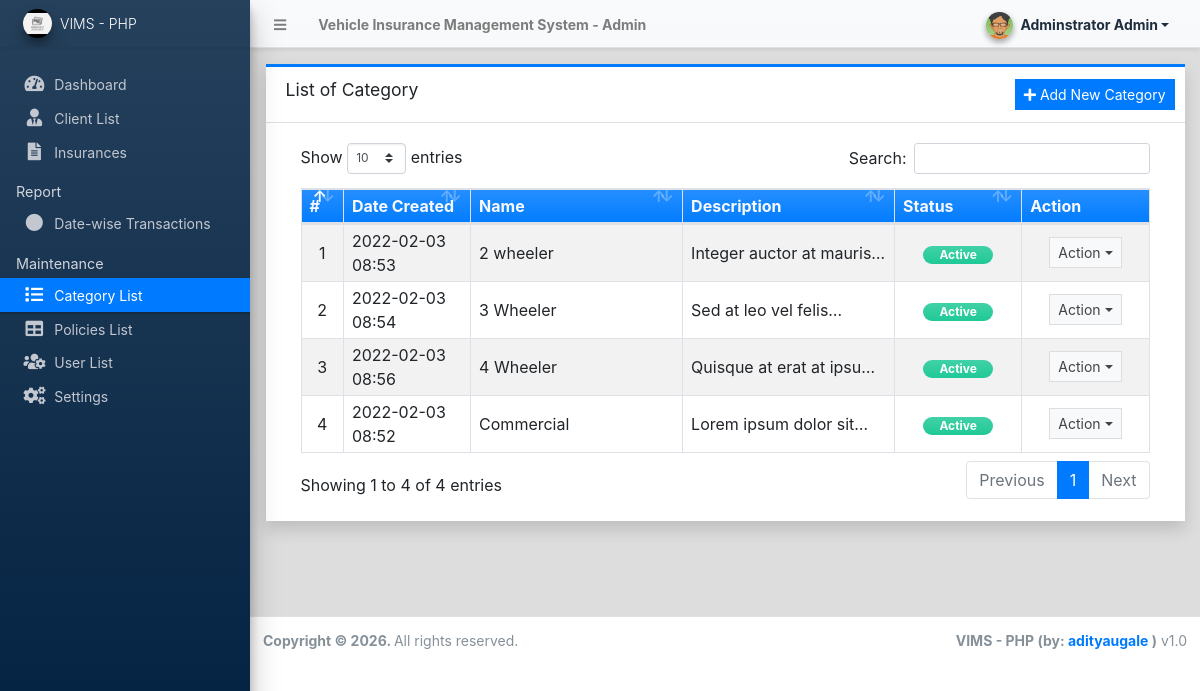
The page /admin/?page=categories (signed in) on the database as committed earlier.
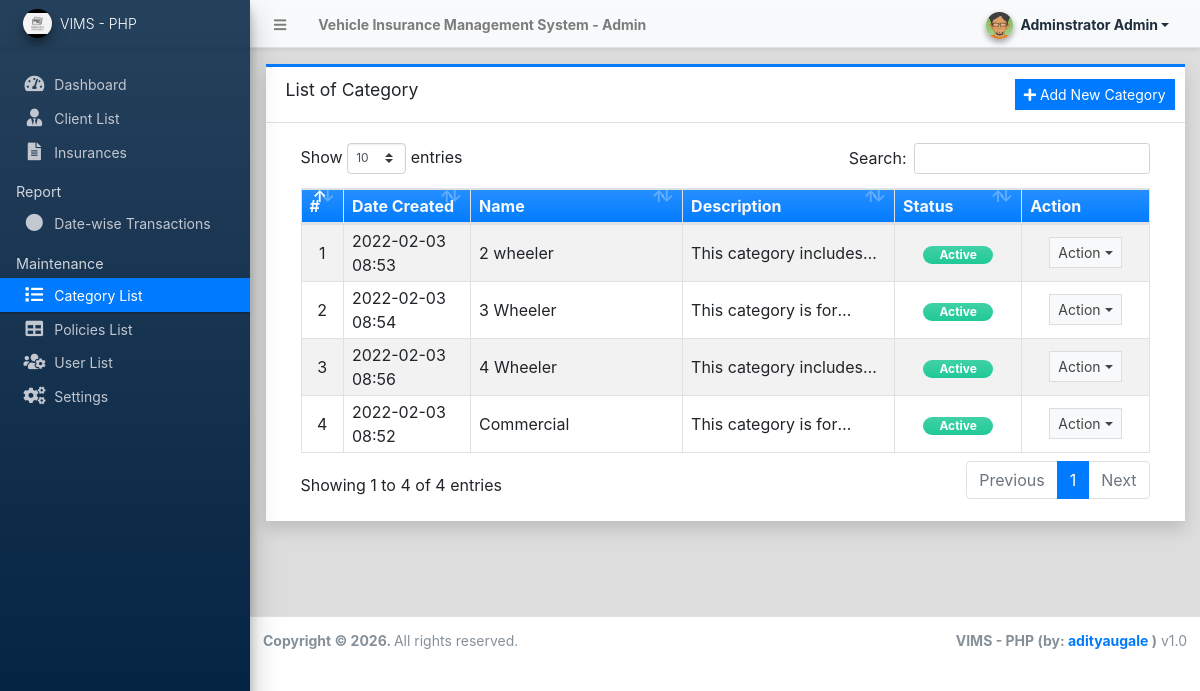
The same page on the database as committed later.
### tables this page shows
CREATE TABLE `category_list` (
  `id` int(30) NOT NULL,
  `name` text NOT NULL,
  `description` text NOT NULL,
  `status` tinyint(1) NOT NULL DEFAULT 1,
  `delete_flag` tinyint(1) NOT NULL DEFAULT 0,
  `date_created` datetime NOT NULL DEFAULT current_timestamp(),
  `date_updated` datetime DEFAULT NULL ON UPDATE current_timestamp()
);

### config.php (called while the page is built, shortened)
<?php
require_once('classes/DBConnection.php');
require_once('classes/SystemSettings.php');
function validate_image($file){
	if(!empty($file)){
        $ex = explode('?',$file);
        $file = $ex[0];
        $param =  isset($ex[1]) ? '?'.$ex[1]  : '';
		if(is_file(base_app.$file)){
			return base_url.$file.$param;
		}else{
			return base_url.'dist/img/no-image-available.png';
		}
	}else{
		return base_url.'dist/img/no-image-available.png';
	}
}
function isMobileDevice(){
    $aMobileUA = array(
        '/iphone/i' => 'iPhone',
        '/ipod/i' => 'iPod',
        '/ipad/i' => 'iPad',
        '/android/i' => 'Android',
        '/blackberry/i' => 'BlackBerry',
        '/webos/i' => 'Mobile'
    );
    return false;
}
?>

### classes/DBConnection.php (called while the page is built, shortened)
<?php
class DBConnection{
    private $host = ('localhost:3307');
    private $username = ('root');
    private $password = ('');
    private $database = ('vims_db');
    public $conn;
    public function __construct(){
        if (!isset($this->conn)) {
            $this->conn = new mysqli($this->host, $this->username, $this->password, $this->database);
        }
    }
}
?>

### classes/SystemSettings.php (called while the page is built, shortened)
<?php
class SystemSettings extends DBConnection{
	function userdata($field = ''){
		if(!empty($field)){
			if(isset($_SESSION['userdata'][$field]))
				return $_SESSION['userdata'][$field];
			else
				return null;
		}else{
			return false;
		}
	}
	function info($field=''){
		if(!empty($field)){
			if(isset($_SESSION['system_info'][$field]))
				return $_SESSION['system_info'][$field];
			else
				return false;
		}else{
			return false;
		}
	}
}
$_settings = new SystemSettings();
?>

### admin/categories/index.php (the view, shortened to what this page needs)
<div class="card card-outline card-primary rounded-0 shadow">
	<div class="card-header">
		<h3 class="card-title">List of Category</h3>
		<?php if($_settings->userdata('type') == 1): ?>
		<div class="card-tools">
			<a href="javascript:void(0)" id="create_new" class="btn btn-flat btn-sm btn-primary"><span class="fas fa-plus"></span>  Add New Category</a>
		</div>
		<?php endif; ?>
	</div>
	<div class="card-body">
		<div class="container-fluid">
        <div class="container-fluid">
			<table class="table table-bordered table-hover table-striped">
				<colgroup>
					<col width="5%">
					<col width="15%">
					<col width="25%">
					<col width="25%">
					<col width="15%">
					<col width="15%">
				</colgroup>
				<thead>
					<tr class="bg-gradient-primary text-light">
						<th>#</th>
						<th>Date Created</th>
						<th>Name</th>
						<th>Description</th>
						<th>Status</th>
						<th>Action</th>
					</tr>
				</thead>
				<tbody>
					<?php
						$i = 1;
						$qry = $conn->query("SELECT * from `category_list` where delete_flag = 0 order by `name` asc ");
						while($row = $qry->fetch_assoc()):
					?>
						<tr>
							<td class="text-center"><?php echo $i++; ?></td>
							<td class=""><?php echo date("Y-m-d H:i",strtotime($row['date_created'])) ?></td>
							<td class=""><p class="m-0 truncate-1"><?php echo $row['name'] ?></p></td>
							<td class=""><p class="m-0 truncate-1"><?php echo $row['description'] ?></p></td>
							<td class="text-center">
								<?php
									switch ($row['status']){
										case 1:
											echo '<span class="rounded-pill badge badge-success bg-gradient-teal px-3">Active</span>';
											break;
									}
								?>
							</td>
							<td align="center">
								 <button type="button" class="btn btn-flat btn-default btn-sm dropdown-toggle dropdown-icon" data-toggle="dropdown">
				                  		Action
				                  </button>
							</td>
						</tr>
					<?php endwhile; ?>
				</tbody>
			</table>
		</div>
		</div>
	</div>
</div>

### admin/index.php (shortened to what this page needs)
<?php require_once('../config.php'); ?>
 <!DOCTYPE html>
<html lang="en" class="" style="height: auto;">
<?php require_once('inc/header.php') ?>
  <body class="layout-fixed control-sidebar-slide-open layout-navbar-fixed" data-new-gr-c-s-check-loaded="14.991.0" data-gr-ext-installed="" style="height: auto;">
    <div class="wrapper">
     <?php require_once('inc/topBarNav.php') ?>
     <?php require_once('inc/navigation.php') ?>
     <?php $page = isset($_GET['page']) ? $_GET['page'] : 'home';  ?>
      <div class="content-wrapper pt-3" style="min-height: 567.854px;">
        <section class="content ">
          <div class="container-fluid">
            <?php
              if(!file_exists($page.".php") && !is_dir($page)){
                  include '404.html';
              }else{
                if(is_dir($page))
                  include $page.'/index.php';
                else
                  include $page.'.php';
              }
            ?>
          </div>
        </section>
      </div>
      <?php require_once('inc/footer.php') ?>
  </body>
</html>

### admin/inc/header.php (shortened to what this page needs)
<head>
    <link rel="stylesheet" href="<?php echo base_url ?>plugins/fontawesome-free/css/all.min.css">
    <link rel="stylesheet" href="<?php echo base_url ?>plugins/tempusdominus-bootstrap-4/css/tempusdominus-bootstrap-4.min.css">
  <link rel="stylesheet" href="<?php echo base_url ?>plugins/datatables-bs4/css/dataTables.bootstrap4.min.css">
  <link rel="stylesheet" href="<?php echo base_url ?>plugins/datatables-responsive/css/responsive.bootstrap4.min.css">
  <link rel="stylesheet" href="<?php echo base_url ?>plugins/datatables-buttons/css/buttons.bootstrap4.min.css">
  <link rel="stylesheet" href="<?php echo base_url ?>plugins/select2/css/select2.min.css">
  <link rel="stylesheet" href="<?php echo base_url ?>plugins/select2-bootstrap4-theme/select2-bootstrap4.min.css">
    <link rel="stylesheet" href="<?php echo base_url ?>plugins/icheck-bootstrap/icheck-bootstrap.min.css">
    <link rel="stylesheet" href="<?php echo base_url ?>plugins/jqvmap/jqvmap.min.css">
    <link rel="stylesheet" href="<?php echo base_url ?>plugins/fullcalendar/main.css">
    <link rel="stylesheet" href="<?php echo base_url ?>dist/css/adminlte.css">
    <link rel="stylesheet" href="<?php echo base_url ?>dist/css/custom.css">
    <link rel="stylesheet" href="<?php echo base_url ?>plugins/overlayScrollbars/css/OverlayScrollbars.min.css">
    <link rel="stylesheet" href="<?php echo base_url ?>plugins/daterangepicker/daterangepicker.css">
    <link rel="stylesheet" href="<?php echo base_url ?>plugins/summernote/summernote-bs4.min.css">
  <link rel="stylesheet" href="<?php echo base_url ?>plugins/sweetalert2-theme-bootstrap-4/bootstrap-4.min.css">
  </head>

### admin/inc/topBarNav.php (shortened to what this page needs)
<nav class="main-header navbar navbar-expand navbar-light border-top-0  border-left-0 border-right-0 text-sm shadow-sm bg-gradient-light">
  <ul class="navbar-nav">
    <li class="nav-item">
    <a class="nav-link" data-widget="pushmenu" href="#" role="button"><i class="fas fa-bars"></i></a>
    </li>
    <li class="nav-item d-none d-sm-inline-block">
      <a href="<?php echo base_url ?>" class="nav-link"><b><?php echo (!isMobileDevice()) ? $_settings->info('name'):$_settings->info('short_name'); ?> - Admin</b></a>
    </li>
  </ul>
  <ul class="navbar-nav ml-auto">
    <li class="nav-item">
      <div class="btn-group nav-link">
            <button type="button" class="btn btn-rounded badge badge-light dropdown-toggle dropdown-icon" data-toggle="dropdown">
              <span><img src="<?php echo validate_image($_settings->userdata('avatar')) ?>" class="img-circle elevation-2 user-img" alt="User Image"></span>
              <span class="ml-3"><?php echo ucwords($_settings->userdata('firstname').' '.$_settings->userdata('lastname')) ?></span>
            </button>
        </div>
    </li>
  </ul>
</nav>

### admin/inc/navigation.php (shortened to what this page needs)
<aside class="main-sidebar sidebar-dark-primary elevation-4 sidebar-no-expand bg-gradient-navy">
  <a href="<?php echo base_url ?>admin" class="brand-link bg-transparent text-sm border-0 shadow-sm">
  <img src="<?php echo validate_image($_settings->info('logo'))?>" alt="Store Logo" class="brand-image img-circle elevation-3 bg-black" style="width: 1.8rem;height: 1.8rem;max-height: unset;object-fit:scale-down;object-position:center center">
  <span class="brand-text font-weight-light"><?php echo $_settings->info('short_name') ?></span>
  </a>
  <div class="sidebar os-host os-theme-light os-host-overflow os-host-overflow-y os-host-resize-disabled os-host-transition os-host-scrollbar-horizontal-hidden">
    <div class="os-content-glue" style="margin: 0px -8px; width: 249px; height: 646px;"></div>
    <div class="os-padding">
      <div class="os-viewport os-viewport-native-scrollbars-invisible" style="overflow-y: scroll;">
        <div class="os-content" style="padding: 0px 8px; height: 100%; width: 100%;">
          <nav class="mt-4">
             <ul class="nav nav-pills nav-sidebar flex-column text-sm nav-compact nav-flat nav-child-indent nav-collapse-hide-child" data-widget="treeview" role="menu" data-accordion="false">
              <li class="nav-item dropdown">
                <a href="./" class="nav-link nav-home">
                  <i class="nav-icon fas fa-tachometer-alt"></i>
                  <p>
                    Dashboard
                  </p>
                </a>
              </li>
              <li class="nav-item">
                <a href="<?php echo base_url ?>admin/?page=clients" class="nav-link nav-clients">
                  <i class="nav-icon fas fa-user-tie"></i>
                  <p>
                    Client List
                  </p>
                </a>
              </li>
              <li class="nav-item">
                <a href="<?php echo base_url ?>admin/?page=insurances" class="nav-link nav-insurances">
                  <i class="nav-icon fas fa-file-alt"></i>
                  <p>
                    Insurances
                  </p>
                </a>
              </li>
              <li class="nav-header">Report</li>
                <li class="nav-item dropdown">
                  <a href="<?php echo base_url ?>admin/?page=reports/date_wise_transaction" class="nav-link nav-reports_date_wise_transaction">
                    <i class="nav-icon fas fa-circle"></i>
                    <p>
                      Date-wise Transactions
                    </p>
                  </a>
                </li>
              <li class="nav-header">Maintenance</li>
              <li class="nav-item dropdown">
                <a href="<?php echo base_url ?>admin/?page=categories" class="nav-link nav-categories">
                  <i class="nav-icon fas fa-list"></i>
                  <p>
                   Category List
                  </p>
                </a>
              </li>
              <li class="nav-item">
                <a href="<?php echo base_url ?>admin/?page=policies" class="nav-link nav-policies">
                  <i class="nav-icon fas fa-table"></i>
                  <p>
                    Policies List
                  </p>
                </a>
              </li>
              <?php if($_settings->userdata('type') == 1): ?>
              <li class="nav-item dropdown">
                <a href="<?php echo base_url ?>admin/?page=user/list" class="nav-link nav-user_list">
                  <i class="nav-icon fas fa-users-cog"></i>
                  <p>
                    User List
                  </p>
                </a>
              </li>
              <li class="nav-item dropdown">
                <a href="<?php echo base_url ?>admin/?page=system_info" class="nav-link nav-system_info">
                  <i class="nav-icon fas fa-cogs"></i>
                  <p>
                    Settings
                  </p>
                </a>
              </li>
              <?php endif; ?>
            </ul>
          </nav>
        </div>
      </div>
    </div>
  </div>
</aside>

### admin/inc/footer.php (shortened to what this page needs)
<footer class="main-footer text-sm">
        <strong>Copyright © <?php echo date('Y') ?>.
        </strong>
        All rights reserved.
        <div class="float-right d-none d-sm-inline-block">
          <b><?php echo $_settings->info('short_name') ?> (by: <a href="mailto:adityaugale82@gmail.com" target="blank">adityaugale</a> )</b> v1.0
        </div>
      </footer>
    </div>

### admin/inc/topBarNav.php (style rules this page uses)
.user-img { position: absolute; height: 27px; width: 27px; object-fit: cover; left: -7%; top: -12%; }
.btn-rounded { border-radius: 50px; }

Rows that differ between the two databases and show on the page:
changed category_list "2 wheeler": description "Integer auctor at mauris…" → "This category…"
changed category_list "3 Wheeler": description "Sed at leo vel…" → "This category is…"
changed category_list "4 Wheeler": description "Quisque at erat at…" → "This category…"
changed category_list "Commercial": description "Lorem ipsum dolor…" → "This category is…"
